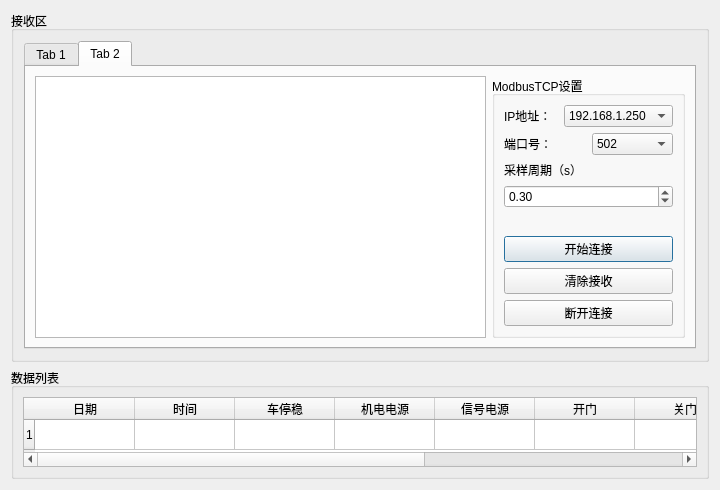
<?xml version="1.0" encoding="UTF-8"?>
<ui version="4.0">
 <class>Dialog</class>
 <widget class="QDialog" name="Dialog">
  <property name="geometry">
   <rect>
    <x>0</x>
    <y>0</y>
    <width>720</width>
    <height>480</height>
   </rect>
  </property>
  <property name="windowTitle">
   <string>Dialog</string>
  </property>
  <layout class="QVBoxLayout" name="verticalLayout_6">
   <item>
    <layout class="QHBoxLayout" name="horizontalLayout">
     <item>
      <widget class="QGroupBox" name="verticalGroupBox">
       <property name="title">
        <string>接收区</string>
       </property>
       <layout class="QVBoxLayout" name="verticalLayout_3">
        <property name="leftMargin">
         <number>10</number>
        </property>
        <property name="topMargin">
         <number>10</number>
        </property>
        <property name="rightMargin">
         <number>10</number>
        </property>
        <property name="bottomMargin">
         <number>10</number>
        </property>
        <item>
         <widget class="QTabWidget" name="tabWidget">
          <property name="currentIndex">
           <number>1</number>
          </property>
          <widget class="QWidget" name="tab_3">
           <attribute name="title">
            <string>Tab 1</string>
           </attribute>
           <layout class="QHBoxLayout" name="horizontalLayout_11">
            <item>
             <widget class="QTextBrowser" name="s2__receive_text">
              <property name="frameShape">
               <enum>QFrame::NoFrame</enum>
              </property>
              <property name="lineWidth">
               <number>1</number>
              </property>
              <property name="lineWrapMode">
               <enum>QTextEdit::WidgetWidth</enum>
              </property>
             </widget>
            </item>
           </layout>
          </widget>
          <widget class="QWidget" name="tab2">
           <attribute name="title">
            <string>Tab 2</string>
           </attribute>
           <layout class="QHBoxLayout" name="horizontalLayout_12">
            <item>
             <widget class="PlotWidget" name="plotWidget"/>
            </item>
            <item>
             <widget class="QGroupBox" name="formGroupBox">
              <property name="title">
               <string>ModbusTCP设置</string>
              </property>
              <layout class="QVBoxLayout" name="verticalLayout_2">
               <item>
                <layout class="QHBoxLayout" name="horizontalLayout_5">
                 <item>
                  <widget class="QLabel" name="s1__lb_3">
                   <property name="text">
                    <string>IP地址：  </string>
                   </property>
                  </widget>
                 </item>
                 <item>
                  <widget class="QComboBox" name="s1__box_3">
                   <item>
                    <property name="text">
                     <string>192.168.1.250</string>
                    </property>
                   </item>
                  </widget>
                 </item>
                </layout>
               </item>
               <item>
                <layout class="QHBoxLayout" name="horizontalLayout_4">
                 <item>
                  <widget class="QLabel" name="s1__lb_4">
                   <property name="text">
                    <string>端口号：</string>
                   </property>
                  </widget>
                 </item>
                 <item>
                  <widget class="QComboBox" name="s1__box_4">
                   <item>
                    <property name="text">
                     <string>502</string>
                    </property>
                   </item>
                  </widget>
                 </item>
                </layout>
               </item>
               <item>
                <widget class="QLabel" name="label">
                 <property name="text">
                  <string>采样周期（s）</string>
                 </property>
                </widget>
               </item>
               <item>
                <widget class="QDoubleSpinBox" name="doubleSpinBox">
                 <property name="value">
                  <double>0.300000000000000</double>
                 </property>
                </widget>
               </item>
               <item>
                <widget class="QLabel" name="state_label">
                 <property name="text">
                  <string/>
                 </property>
                 <property name="textFormat">
                  <enum>Qt::AutoText</enum>
                 </property>
                 <property name="scaledContents">
                  <bool>true</bool>
                 </property>
                 <property name="alignment">
                  <set>Qt::AlignRight|Qt::AlignTrailing|Qt::AlignVCenter</set>
                 </property>
                </widget>
               </item>
               <item>
                <layout class="QVBoxLayout" name="verticalLayout">
                 <item>
                  <widget class="QPushButton" name="open_button">
                   <property name="text">
                    <string>开始连接</string>
                   </property>
                  </widget>
                 </item>
                 <item>
                  <widget class="QPushButton" name="s2__clear_button">
                   <property name="text">
                    <string>清除接收</string>
                   </property>
                  </widget>
                 </item>
                 <item>
                  <widget class="QPushButton" name="close_button">
                   <property name="text">
                    <string>断开连接</string>
                   </property>
                  </widget>
                 </item>
                </layout>
               </item>
              </layout>
             </widget>
            </item>
           </layout>
          </widget>
         </widget>
        </item>
       </layout>
      </widget>
     </item>
    </layout>
   </item>
   <item>
    <layout class="QHBoxLayout" name="horizontalLayout_9">
     <item>
      <widget class="QGroupBox" name="groupBox">
       <property name="title">
        <string>数据列表</string>
       </property>
       <layout class="QHBoxLayout" name="horizontalLayout_14">
        <item>
         <widget class="QTableWidget" name="tableWidget">
          <row>
           <property name="text">
            <string>1</string>
           </property>
           <property name="font">
            <font>
             <pointsize>9</pointsize>
            </font>
           </property>
          </row>
          <column>
           <property name="text">
            <string>日期</string>
           </property>
          </column>
          <column>
           <property name="text">
            <string>时间</string>
           </property>
          </column>
          <column>
           <property name="text">
            <string>车停稳</string>
           </property>
          </column>
          <column>
           <property name="text">
            <string>机电电源</string>
           </property>
          </column>
          <column>
           <property name="text">
            <string>信号电源</string>
           </property>
          </column>
          <column>
           <property name="text">
            <string>开门</string>
           </property>
          </column>
          <column>
           <property name="text">
            <string>关门</string>
           </property>
          </column>
          <column>
           <property name="text">
            <string>门关好</string>
           </property>
          </column>
          <column>
           <property name="text">
            <string>互锁解除</string>
           </property>
          </column>
          <column>
           <property name="text">
            <string>备注</string>
           </property>
          </column>
         </widget>
        </item>
       </layout>
      </widget>
     </item>
     <item>
      <layout class="QHBoxLayout" name="horizontalLayout_8"/>
     </item>
    </layout>
   </item>
  </layout>
 </widget>
 <customwidgets>
  <customwidget>
   <class>PlotWidget</class>
   <extends>QGraphicsView</extends>
   <header>pyqtgraph.h</header>
  </customwidget>
 </customwidgets>
 <resources/>
 <connections/>
</ui>
